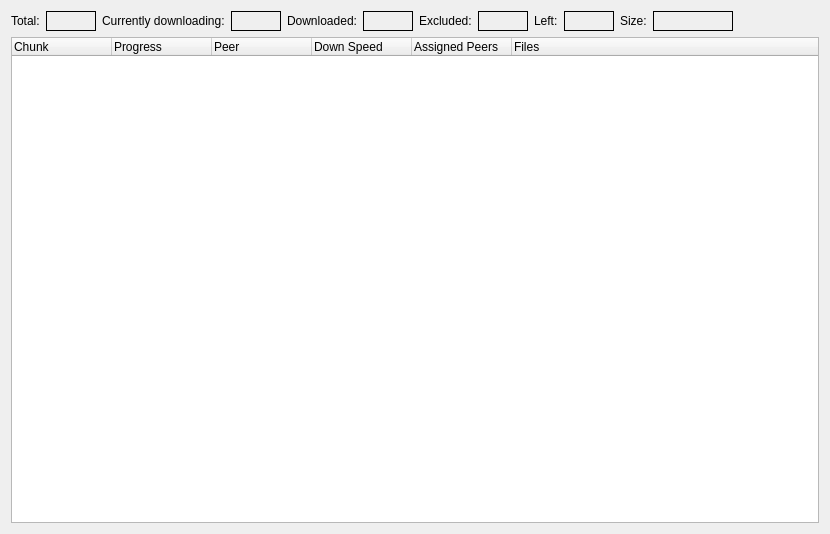
<ui version="4.0" >
 <class>ChunkDownloadView</class>
 <widget class="QWidget" name="ChunkDownloadView" >
  <property name="geometry" >
   <rect>
    <x>0</x>
    <y>0</y>
    <width>830</width>
    <height>534</height>
   </rect>
  </property>
  <property name="windowTitle" >
   <string>Chunks</string>
  </property>
  <layout class="QVBoxLayout" >
   <item>
    <layout class="QHBoxLayout" >
     <item>
      <layout class="QHBoxLayout" >
       <item>
        <widget class="QLabel" name="textLabel1" >
         <property name="text" >
          <string>Total:</string>
         </property>
         <property name="wordWrap" >
          <bool>false</bool>
         </property>
        </widget>
       </item>
       <item>
        <widget class="QLabel" name="m_total_chunks" >
         <property name="minimumSize" >
          <size>
           <width>50</width>
           <height>0</height>
          </size>
         </property>
         <property name="frameShape" >
          <enum>QFrame::Box</enum>
         </property>
         <property name="text" >
          <string/>
         </property>
         <property name="alignment" >
          <set>Qt::AlignRight|Qt::AlignTrailing|Qt::AlignVCenter</set>
         </property>
         <property name="wordWrap" >
          <bool>false</bool>
         </property>
        </widget>
       </item>
      </layout>
     </item>
     <item>
      <layout class="QHBoxLayout" >
       <item>
        <widget class="QLabel" name="textLabel5" >
         <property name="text" >
          <string>Currently downloading:</string>
         </property>
         <property name="wordWrap" >
          <bool>false</bool>
         </property>
        </widget>
       </item>
       <item>
        <widget class="QLabel" name="m_chunks_downloading" >
         <property name="minimumSize" >
          <size>
           <width>50</width>
           <height>0</height>
          </size>
         </property>
         <property name="frameShape" >
          <enum>QFrame::Panel</enum>
         </property>
         <property name="text" >
          <string/>
         </property>
         <property name="alignment" >
          <set>Qt::AlignRight|Qt::AlignTrailing|Qt::AlignVCenter</set>
         </property>
         <property name="wordWrap" >
          <bool>false</bool>
         </property>
        </widget>
       </item>
      </layout>
     </item>
     <item>
      <layout class="QHBoxLayout" >
       <item>
        <widget class="QLabel" name="textLabel3" >
         <property name="text" >
          <string>Downloaded:</string>
         </property>
         <property name="wordWrap" >
          <bool>false</bool>
         </property>
        </widget>
       </item>
       <item>
        <widget class="QLabel" name="m_chunks_downloaded" >
         <property name="minimumSize" >
          <size>
           <width>50</width>
           <height>0</height>
          </size>
         </property>
         <property name="frameShape" >
          <enum>QFrame::Panel</enum>
         </property>
         <property name="text" >
          <string/>
         </property>
         <property name="alignment" >
          <set>Qt::AlignRight|Qt::AlignTrailing|Qt::AlignVCenter</set>
         </property>
         <property name="wordWrap" >
          <bool>false</bool>
         </property>
        </widget>
       </item>
      </layout>
     </item>
     <item>
      <layout class="QHBoxLayout" >
       <item>
        <widget class="QLabel" name="textLabel1_4" >
         <property name="text" >
          <string>Excluded:</string>
         </property>
         <property name="wordWrap" >
          <bool>false</bool>
         </property>
        </widget>
       </item>
       <item>
        <widget class="QLabel" name="m_excluded_chunks" >
         <property name="minimumSize" >
          <size>
           <width>50</width>
           <height>0</height>
          </size>
         </property>
         <property name="frameShape" >
          <enum>QFrame::Panel</enum>
         </property>
         <property name="text" >
          <string/>
         </property>
         <property name="alignment" >
          <set>Qt::AlignRight|Qt::AlignTrailing|Qt::AlignVCenter</set>
         </property>
         <property name="wordWrap" >
          <bool>false</bool>
         </property>
        </widget>
       </item>
      </layout>
     </item>
     <item>
      <layout class="QHBoxLayout" >
       <item>
        <widget class="QLabel" name="textLabel1_4_2" >
         <property name="text" >
          <string>Left:</string>
         </property>
         <property name="wordWrap" >
          <bool>false</bool>
         </property>
        </widget>
       </item>
       <item>
        <widget class="QLabel" name="m_chunks_left" >
         <property name="minimumSize" >
          <size>
           <width>50</width>
           <height>0</height>
          </size>
         </property>
         <property name="frameShape" >
          <enum>QFrame::Panel</enum>
         </property>
         <property name="text" >
          <string/>
         </property>
         <property name="alignment" >
          <set>Qt::AlignRight|Qt::AlignTrailing|Qt::AlignVCenter</set>
         </property>
         <property name="wordWrap" >
          <bool>false</bool>
         </property>
        </widget>
       </item>
      </layout>
     </item>
     <item>
      <layout class="QHBoxLayout" >
       <item>
        <widget class="QLabel" name="textLabel1_8" >
         <property name="text" >
          <string>Size:</string>
         </property>
         <property name="wordWrap" >
          <bool>false</bool>
         </property>
        </widget>
       </item>
       <item>
        <widget class="QLabel" name="m_size_chunks" >
         <property name="minimumSize" >
          <size>
           <width>80</width>
           <height>0</height>
          </size>
         </property>
         <property name="frameShape" >
          <enum>QFrame::Panel</enum>
         </property>
         <property name="text" >
          <string/>
         </property>
         <property name="alignment" >
          <set>Qt::AlignRight|Qt::AlignTrailing|Qt::AlignVCenter</set>
         </property>
         <property name="wordWrap" >
          <bool>false</bool>
         </property>
        </widget>
       </item>
      </layout>
     </item>
     <item>
      <spacer>
       <property name="orientation" >
        <enum>Qt::Horizontal</enum>
       </property>
       <property name="sizeType" >
        <enum>QSizePolicy::Expanding</enum>
       </property>
       <property name="sizeHint" >
        <size>
         <width>40</width>
         <height>20</height>
        </size>
       </property>
      </spacer>
     </item>
    </layout>
   </item>
   <item>
    <widget class="QTreeWidget" name="m_chunk_view" >
     <column>
      <property name="text" >
       <string>Chunk</string>
      </property>
     </column>
     <column>
      <property name="text" >
       <string>Progress</string>
      </property>
     </column>
     <column>
      <property name="text" >
       <string>Peer</string>
      </property>
     </column>
     <column>
      <property name="text" >
       <string>Down Speed</string>
      </property>
     </column>
     <column>
      <property name="text" >
       <string>Assigned Peers</string>
      </property>
     </column>
     <column>
      <property name="text" >
       <string>Files</string>
      </property>
     </column>
    </widget>
   </item>
  </layout>
 </widget>
 <layoutdefault spacing="6" margin="11" />
 <pixmapfunction>qPixmapFromMimeSource</pixmapfunction>
 <resources/>
 <connections/>
</ui>
